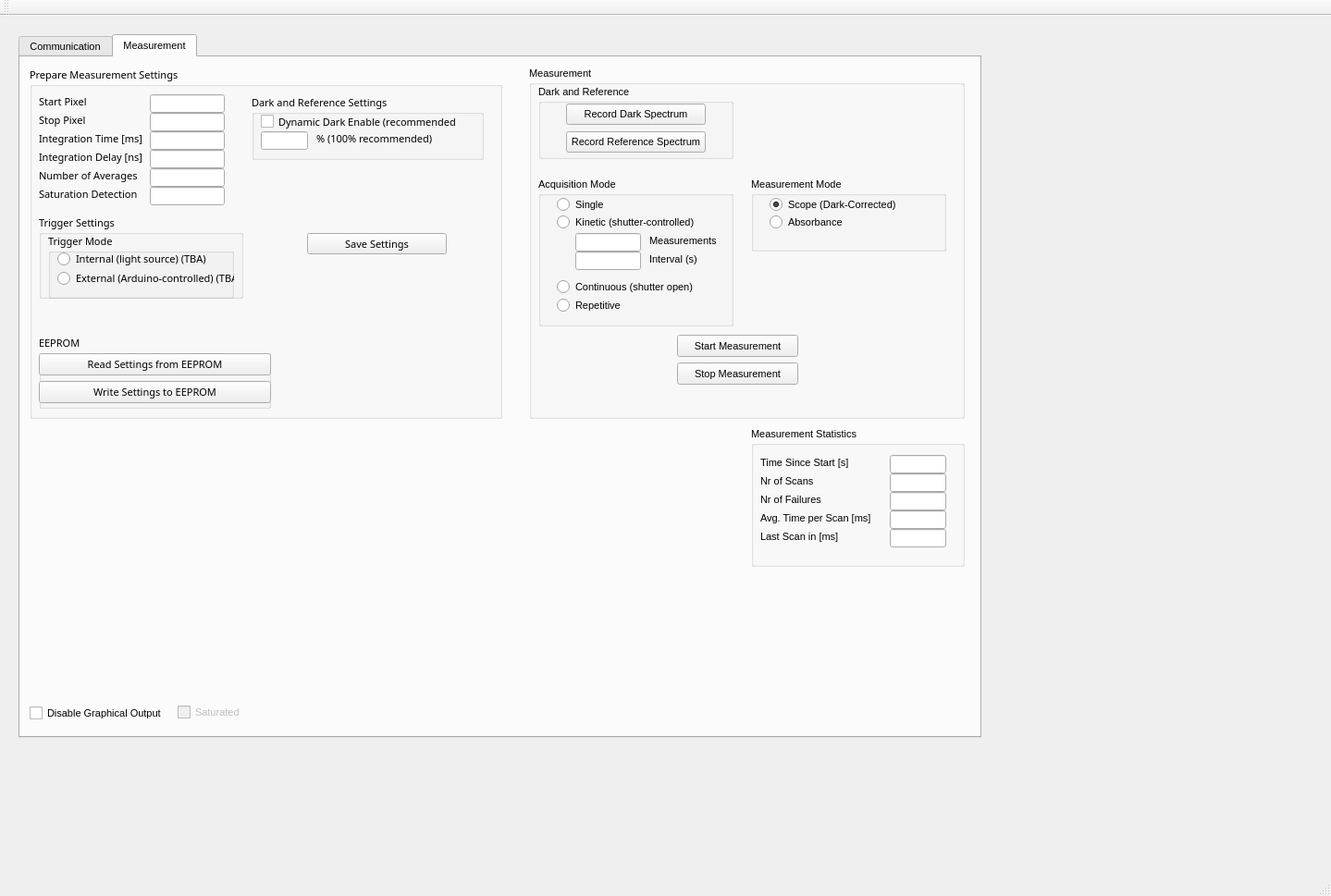
<?xml version="1.0" encoding="UTF-8"?>
<ui version="4.0">
 <class>QtdemoClass</class>
 <widget class="QMainWindow" name="QtdemoClass">
  <property name="geometry">
   <rect>
    <x>0</x>
    <y>0</y>
    <width>1439</width>
    <height>969</height>
   </rect>
  </property>
  <property name="font">
   <font>
    <pointsize>8</pointsize>
   </font>
  </property>
  <property name="windowTitle">
   <string>Qtdemo</string>
  </property>
  <widget class="QWidget" name="centralWidget">
   <widget class="QTabWidget" name="tabWidget">
    <property name="geometry">
     <rect>
      <x>20</x>
      <y>20</y>
      <width>1041</width>
      <height>761</height>
     </rect>
    </property>
    <property name="currentIndex">
     <number>1</number>
    </property>
    <widget class="QWidget" name="CommunicationTab">
     <attribute name="title">
      <string>Communication</string>
     </attribute>
     <widget class="QGroupBox" name="groupBox_6">
      <property name="geometry">
       <rect>
        <x>20</x>
        <y>380</y>
        <width>241</width>
        <height>161</height>
       </rect>
      </property>
      <property name="title">
       <string>Selected Device Info</string>
      </property>
      <widget class="QLineEdit" name="DetectorEdt">
       <property name="geometry">
        <rect>
         <x>110</x>
         <y>20</y>
         <width>121</width>
         <height>20</height>
        </rect>
       </property>
      </widget>
      <widget class="QLineEdit" name="NrPixelsEdt">
       <property name="geometry">
        <rect>
         <x>110</x>
         <y>40</y>
         <width>121</width>
         <height>20</height>
        </rect>
       </property>
      </widget>
      <widget class="QLineEdit" name="FPGAVerEdt">
       <property name="geometry">
        <rect>
         <x>110</x>
         <y>60</y>
         <width>121</width>
         <height>20</height>
        </rect>
       </property>
      </widget>
      <widget class="QLineEdit" name="FirmwareVerEdt">
       <property name="geometry">
        <rect>
         <x>110</x>
         <y>80</y>
         <width>121</width>
         <height>20</height>
        </rect>
       </property>
      </widget>
      <widget class="QLineEdit" name="DLLVerEdt">
       <property name="geometry">
        <rect>
         <x>110</x>
         <y>100</y>
         <width>121</width>
         <height>20</height>
        </rect>
       </property>
      </widget>
      <widget class="QLabel" name="label_20">
       <property name="geometry">
        <rect>
         <x>10</x>
         <y>20</y>
         <width>121</width>
         <height>16</height>
        </rect>
       </property>
       <property name="text">
        <string>Detector</string>
       </property>
      </widget>
      <widget class="QLabel" name="label_21">
       <property name="geometry">
        <rect>
         <x>10</x>
         <y>40</y>
         <width>111</width>
         <height>16</height>
        </rect>
       </property>
       <property name="text">
        <string>Nr of Pixels</string>
       </property>
      </widget>
      <widget class="QLabel" name="label_22">
       <property name="geometry">
        <rect>
         <x>10</x>
         <y>60</y>
         <width>121</width>
         <height>16</height>
        </rect>
       </property>
       <property name="text">
        <string>FPGA Version</string>
       </property>
      </widget>
      <widget class="QLabel" name="label_23">
       <property name="geometry">
        <rect>
         <x>10</x>
         <y>80</y>
         <width>121</width>
         <height>16</height>
        </rect>
       </property>
       <property name="text">
        <string>Firmware Version</string>
       </property>
      </widget>
      <widget class="QLabel" name="label_24">
       <property name="geometry">
        <rect>
         <x>10</x>
         <y>100</y>
         <width>121</width>
         <height>16</height>
        </rect>
       </property>
       <property name="text">
        <string>DLL Version</string>
       </property>
      </widget>
      <widget class="QLabel" name="label_44">
       <property name="geometry">
        <rect>
         <x>10</x>
         <y>120</y>
         <width>111</width>
         <height>16</height>
        </rect>
       </property>
       <property name="text">
        <string>Device Type</string>
       </property>
      </widget>
      <widget class="QLineEdit" name="DeviceTypeEdt">
       <property name="geometry">
        <rect>
         <x>110</x>
         <y>120</y>
         <width>121</width>
         <height>20</height>
        </rect>
       </property>
      </widget>
     </widget>
     <widget class="QPushButton" name="DeactivateBtn">
      <property name="geometry">
       <rect>
        <x>20</x>
        <y>340</y>
        <width>151</width>
        <height>24</height>
       </rect>
      </property>
      <property name="text">
       <string>Deactivate</string>
      </property>
     </widget>
     <widget class="QPushButton" name="ActivateBtn">
      <property name="geometry">
       <rect>
        <x>20</x>
        <y>310</y>
        <width>151</width>
        <height>24</height>
       </rect>
      </property>
      <property name="text">
       <string>Activate</string>
      </property>
     </widget>
     <widget class="QTableWidget" name="SpectrometerList">
      <property name="geometry">
       <rect>
        <x>20</x>
        <y>110</y>
        <width>821</width>
        <height>181</height>
       </rect>
      </property>
      <property name="rowCount">
       <number>5</number>
      </property>
      <property name="columnCount">
       <number>5</number>
      </property>
      <row/>
      <row/>
      <row/>
      <row/>
      <row/>
      <column>
       <property name="text">
        <string>SerialNr</string>
       </property>
      </column>
      <column>
       <property name="text">
        <string>Status</string>
       </property>
      </column>
      <column>
       <property name="text">
        <string>Spectrometer Port Number</string>
       </property>
      </column>
      <column>
       <property name="text">
        <string>Spectrometer IP Address</string>
       </property>
      </column>
      <column>
       <property name="text">
        <string>Connected to</string>
       </property>
      </column>
     </widget>
     <widget class="QPushButton" name="OpenCommBtn">
      <property name="geometry">
       <rect>
        <x>20</x>
        <y>10</y>
        <width>151</width>
        <height>24</height>
       </rect>
      </property>
      <property name="text">
       <string>Open Communication</string>
      </property>
     </widget>
     <widget class="QPushButton" name="UpdateListBtn">
      <property name="geometry">
       <rect>
        <x>20</x>
        <y>70</y>
        <width>151</width>
        <height>24</height>
       </rect>
      </property>
      <property name="text">
       <string>Update List</string>
      </property>
     </widget>
     <widget class="QGroupBox" name="groupBox_12">
      <property name="geometry">
       <rect>
        <x>190</x>
        <y>10</y>
        <width>121</width>
        <height>71</height>
       </rect>
      </property>
      <property name="title">
       <string>Connect</string>
      </property>
      <widget class="QRadioButton" name="ConnectUSBRBtn">
       <property name="geometry">
        <rect>
         <x>10</x>
         <y>20</y>
         <width>101</width>
         <height>17</height>
        </rect>
       </property>
       <property name="text">
        <string>USB</string>
       </property>
      </widget>
      <widget class="QRadioButton" name="ConnectEthernetRBtn">
       <property name="geometry">
        <rect>
         <x>10</x>
         <y>40</y>
         <width>101</width>
         <height>17</height>
        </rect>
       </property>
       <property name="text">
        <string>Ethernet</string>
       </property>
      </widget>
     </widget>
     <widget class="QPushButton" name="CloseCommBtn">
      <property name="geometry">
       <rect>
        <x>20</x>
        <y>40</y>
        <width>151</width>
        <height>24</height>
       </rect>
      </property>
      <property name="text">
       <string>Close Communication</string>
      </property>
     </widget>
     <widget class="QPushButton" name="DigitalIoBtn">
      <property name="geometry">
       <rect>
        <x>20</x>
        <y>560</y>
        <width>151</width>
        <height>24</height>
       </rect>
      </property>
      <property name="text">
       <string>Digital IO</string>
      </property>
     </widget>
     <widget class="QPushButton" name="AnalogIoBtn">
      <property name="geometry">
       <rect>
        <x>20</x>
        <y>590</y>
        <width>151</width>
        <height>24</height>
       </rect>
      </property>
      <property name="text">
       <string>Analog IO</string>
      </property>
     </widget>
     <widget class="QPushButton" name="ShowEepromBtn">
      <property name="geometry">
       <rect>
        <x>20</x>
        <y>650</y>
        <width>151</width>
        <height>24</height>
       </rect>
      </property>
      <property name="text">
       <string>Show EEPROM Params</string>
      </property>
     </widget>
     <widget class="QPushButton" name="ResetSpectrometerBtn">
      <property name="geometry">
       <rect>
        <x>20</x>
        <y>620</y>
        <width>151</width>
        <height>24</height>
       </rect>
      </property>
      <property name="text">
       <string>Reset Spectrometer</string>
      </property>
     </widget>
    </widget>
    <widget class="QWidget" name="MeasurementTab">
     <attribute name="title">
      <string>Measurement</string>
     </attribute>
     <widget class="QGroupBox" name="groupBox">
      <property name="geometry">
       <rect>
        <x>550</x>
        <y>10</y>
        <width>471</width>
        <height>381</height>
       </rect>
      </property>
      <property name="title">
       <string>Measurement</string>
      </property>
      <widget class="QPushButton" name="StartMeasBtn">
       <property name="geometry">
        <rect>
         <x>160</x>
         <y>290</y>
         <width>131</width>
         <height>24</height>
        </rect>
       </property>
       <property name="text">
        <string>Start Measurement</string>
       </property>
      </widget>
      <widget class="QPushButton" name="StopMeasBtn">
       <property name="geometry">
        <rect>
         <x>160</x>
         <y>320</y>
         <width>131</width>
         <height>24</height>
        </rect>
       </property>
       <property name="text">
        <string>Stop Measurement</string>
       </property>
      </widget>
      <widget class="QGroupBox" name="groupBox_13">
       <property name="geometry">
        <rect>
         <x>10</x>
         <y>120</y>
         <width>211</width>
         <height>161</height>
        </rect>
       </property>
       <property name="title">
        <string>Acquisition Mode</string>
       </property>
       <widget class="QRadioButton" name="FixedNrRBtn">
        <property name="geometry">
         <rect>
          <x>20</x>
          <y>40</y>
          <width>161</width>
          <height>17</height>
         </rect>
        </property>
        <property name="text">
         <string>Kinetic (shutter-controlled)</string>
        </property>
       </widget>
       <widget class="QRadioButton" name="ContinuousRBtn">
        <property name="geometry">
         <rect>
          <x>20</x>
          <y>110</y>
          <width>151</width>
          <height>17</height>
         </rect>
        </property>
        <property name="text">
         <string>Continuous (shutter open)</string>
        </property>
       </widget>
       <widget class="QRadioButton" name="RepetitiveRBtn">
        <property name="geometry">
         <rect>
          <x>20</x>
          <y>130</y>
          <width>111</width>
          <height>17</height>
         </rect>
        </property>
        <property name="text">
         <string>Repetitive</string>
        </property>
       </widget>
       <widget class="QLineEdit" name="NrMeasEdt">
        <property name="geometry">
         <rect>
          <x>40</x>
          <y>60</y>
          <width>71</width>
          <height>20</height>
         </rect>
        </property>
       </widget>
       <widget class="QRadioButton" name="SingleRBtn">
        <property name="geometry">
         <rect>
          <x>20</x>
          <y>20</y>
          <width>81</width>
          <height>18</height>
         </rect>
        </property>
        <property name="text">
         <string>Single</string>
        </property>
       </widget>
       <widget class="QLineEdit" name="Interval">
        <property name="geometry">
         <rect>
          <x>40</x>
          <y>80</y>
          <width>71</width>
          <height>20</height>
         </rect>
        </property>
       </widget>
       <widget class="QLabel" name="label_29">
        <property name="geometry">
         <rect>
          <x>120</x>
          <y>60</y>
          <width>81</width>
          <height>16</height>
         </rect>
        </property>
        <property name="text">
         <string>Measurements</string>
        </property>
       </widget>
       <widget class="QLabel" name="label_30">
        <property name="geometry">
         <rect>
          <x>120</x>
          <y>80</y>
          <width>81</width>
          <height>16</height>
         </rect>
        </property>
        <property name="text">
         <string>Interval (s)</string>
        </property>
       </widget>
      </widget>
      <widget class="QGroupBox" name="groupBox_5">
       <property name="geometry">
        <rect>
         <x>10</x>
         <y>20</y>
         <width>211</width>
         <height>80</height>
        </rect>
       </property>
       <property name="title">
        <string>Dark and Reference</string>
       </property>
       <widget class="QPushButton" name="DarkMeasBtn">
        <property name="geometry">
         <rect>
          <x>30</x>
          <y>20</y>
          <width>151</width>
          <height>23</height>
         </rect>
        </property>
        <property name="text">
         <string>Record Dark Spectrum</string>
        </property>
       </widget>
       <widget class="QPushButton" name="RefMeasBtn">
        <property name="geometry">
         <rect>
          <x>30</x>
          <y>50</y>
          <width>151</width>
          <height>23</height>
         </rect>
        </property>
        <property name="text">
         <string>Record Reference Spectrum</string>
        </property>
       </widget>
      </widget>
      <widget class="QGroupBox" name="groupBox_7">
       <property name="geometry">
        <rect>
         <x>240</x>
         <y>120</y>
         <width>211</width>
         <height>80</height>
        </rect>
       </property>
       <property name="title">
        <string>Measurement Mode</string>
       </property>
       <widget class="QRadioButton" name="Mode_Absorbance">
        <property name="geometry">
         <rect>
          <x>20</x>
          <y>40</y>
          <width>161</width>
          <height>17</height>
         </rect>
        </property>
        <property name="text">
         <string>Absorbance</string>
        </property>
        <attribute name="buttonGroup">
         <string notr="true">buttonGroup_2</string>
        </attribute>
       </widget>
       <widget class="QRadioButton" name="Mode_Scope">
        <property name="geometry">
         <rect>
          <x>20</x>
          <y>20</y>
          <width>151</width>
          <height>18</height>
         </rect>
        </property>
        <property name="text">
         <string>Scope (Dark-Corrected)</string>
        </property>
        <property name="checked">
         <bool>true</bool>
        </property>
        <attribute name="buttonGroup">
         <string notr="true">buttonGroup_2</string>
        </attribute>
       </widget>
      </widget>
     </widget>
     <widget class="QGroupBox" name="groupBox_8">
      <property name="geometry">
       <rect>
        <x>790</x>
        <y>400</y>
        <width>231</width>
        <height>151</height>
       </rect>
      </property>
      <property name="title">
       <string>Measurement Statistics</string>
      </property>
      <widget class="QLineEdit" name="TimeSinceStartEdt">
       <property name="geometry">
        <rect>
         <x>150</x>
         <y>30</y>
         <width>61</width>
         <height>20</height>
        </rect>
       </property>
      </widget>
      <widget class="QLineEdit" name="NrScansEdt">
       <property name="geometry">
        <rect>
         <x>150</x>
         <y>50</y>
         <width>61</width>
         <height>20</height>
        </rect>
       </property>
      </widget>
      <widget class="QLineEdit" name="NrFailuresEdt">
       <property name="geometry">
        <rect>
         <x>150</x>
         <y>70</y>
         <width>61</width>
         <height>20</height>
        </rect>
       </property>
      </widget>
      <widget class="QLineEdit" name="TimePerScanEdt">
       <property name="geometry">
        <rect>
         <x>150</x>
         <y>90</y>
         <width>61</width>
         <height>20</height>
        </rect>
       </property>
      </widget>
      <widget class="QLineEdit" name="LastScanEdt">
       <property name="geometry">
        <rect>
         <x>150</x>
         <y>110</y>
         <width>61</width>
         <height>20</height>
        </rect>
       </property>
      </widget>
      <widget class="QLabel" name="label_15">
       <property name="geometry">
        <rect>
         <x>10</x>
         <y>30</y>
         <width>111</width>
         <height>16</height>
        </rect>
       </property>
       <property name="text">
        <string>Time Since Start [s]</string>
       </property>
      </widget>
      <widget class="QLabel" name="label_16">
       <property name="geometry">
        <rect>
         <x>10</x>
         <y>50</y>
         <width>101</width>
         <height>16</height>
        </rect>
       </property>
       <property name="text">
        <string>Nr of Scans</string>
       </property>
      </widget>
      <widget class="QLabel" name="label_17">
       <property name="geometry">
        <rect>
         <x>10</x>
         <y>70</y>
         <width>91</width>
         <height>16</height>
        </rect>
       </property>
       <property name="text">
        <string>Nr of Failures</string>
       </property>
      </widget>
      <widget class="QLabel" name="label_18">
       <property name="geometry">
        <rect>
         <x>10</x>
         <y>90</y>
         <width>131</width>
         <height>16</height>
        </rect>
       </property>
       <property name="text">
        <string>Avg. Time per Scan [ms]</string>
       </property>
      </widget>
      <widget class="QLabel" name="label_19">
       <property name="geometry">
        <rect>
         <x>10</x>
         <y>110</y>
         <width>111</width>
         <height>16</height>
        </rect>
       </property>
       <property name="text">
        <string>Last Scan in [ms]</string>
       </property>
      </widget>
     </widget>
     <widget class="Plot" name="plot" native="true">
      <property name="geometry">
       <rect>
        <x>10</x>
        <y>400</y>
        <width>511</width>
        <height>291</height>
       </rect>
      </property>
     </widget>
     <widget class="QCheckBox" name="DisableGraphChk">
      <property name="geometry">
       <rect>
        <x>10</x>
        <y>700</y>
        <width>161</width>
        <height>19</height>
       </rect>
      </property>
      <property name="text">
       <string>Disable Graphical Output</string>
      </property>
     </widget>
     <widget class="QCheckBox" name="SaturatedChk">
      <property name="enabled">
       <bool>false</bool>
      </property>
      <property name="geometry">
       <rect>
        <x>170</x>
        <y>700</y>
        <width>81</width>
        <height>17</height>
       </rect>
      </property>
      <property name="text">
       <string>Saturated</string>
      </property>
      <property name="checkable">
       <bool>true</bool>
      </property>
     </widget>
     <widget class="QGroupBox" name="groupBox_2">
      <property name="geometry">
       <rect>
        <x>10</x>
        <y>10</y>
        <width>511</width>
        <height>381</height>
       </rect>
      </property>
      <property name="font">
       <font>
        <family>Sans Serif</family>
        <pointsize>8</pointsize>
       </font>
      </property>
      <property name="title">
       <string>Prepare Measurement Settings</string>
      </property>
      <widget class="QLineEdit" name="IntTimeEdt">
       <property name="geometry">
        <rect>
         <x>130</x>
         <y>70</y>
         <width>81</width>
         <height>20</height>
        </rect>
       </property>
      </widget>
      <widget class="QLineEdit" name="AvgEdt">
       <property name="geometry">
        <rect>
         <x>130</x>
         <y>110</y>
         <width>81</width>
         <height>20</height>
        </rect>
       </property>
      </widget>
      <widget class="QLabel" name="label">
       <property name="geometry">
        <rect>
         <x>10</x>
         <y>70</y>
         <width>121</width>
         <height>16</height>
        </rect>
       </property>
       <property name="text">
        <string>Integration Time [ms]</string>
       </property>
      </widget>
      <widget class="QLabel" name="label_2">
       <property name="geometry">
        <rect>
         <x>10</x>
         <y>110</y>
         <width>121</width>
         <height>16</height>
        </rect>
       </property>
       <property name="text">
        <string>Number of Averages</string>
       </property>
      </widget>
      <widget class="QLineEdit" name="StartPixelEdt">
       <property name="geometry">
        <rect>
         <x>130</x>
         <y>30</y>
         <width>81</width>
         <height>20</height>
        </rect>
       </property>
      </widget>
      <widget class="QLineEdit" name="StopPixelEdt">
       <property name="geometry">
        <rect>
         <x>130</x>
         <y>50</y>
         <width>81</width>
         <height>20</height>
        </rect>
       </property>
      </widget>
      <widget class="QLineEdit" name="IntDelayEdt">
       <property name="geometry">
        <rect>
         <x>130</x>
         <y>90</y>
         <width>81</width>
         <height>20</height>
        </rect>
       </property>
      </widget>
      <widget class="QLineEdit" name="SatDetEdt">
       <property name="geometry">
        <rect>
         <x>130</x>
         <y>130</y>
         <width>81</width>
         <height>20</height>
        </rect>
       </property>
      </widget>
      <widget class="QLabel" name="label_25">
       <property name="geometry">
        <rect>
         <x>10</x>
         <y>30</y>
         <width>91</width>
         <height>16</height>
        </rect>
       </property>
       <property name="text">
        <string>Start Pixel</string>
       </property>
      </widget>
      <widget class="QLabel" name="label_26">
       <property name="geometry">
        <rect>
         <x>10</x>
         <y>50</y>
         <width>81</width>
         <height>16</height>
        </rect>
       </property>
       <property name="font">
        <font>
         <family>Sans Serif</family>
         <pointsize>8</pointsize>
        </font>
       </property>
       <property name="text">
        <string>Stop Pixel</string>
       </property>
      </widget>
      <widget class="QLabel" name="label_27">
       <property name="geometry">
        <rect>
         <x>10</x>
         <y>90</y>
         <width>121</width>
         <height>16</height>
        </rect>
       </property>
       <property name="text">
        <string>Integration Delay [ns]</string>
       </property>
      </widget>
      <widget class="QLabel" name="label_28">
       <property name="geometry">
        <rect>
         <x>10</x>
         <y>130</y>
         <width>121</width>
         <height>16</height>
        </rect>
       </property>
       <property name="text">
        <string>Saturation Detection</string>
       </property>
      </widget>
      <widget class="QGroupBox" name="groupBox_3">
       <property name="geometry">
        <rect>
         <x>10</x>
         <y>160</y>
         <width>221</width>
         <height>91</height>
        </rect>
       </property>
       <property name="font">
        <font>
         <family>Sans Serif</family>
         <pointsize>8</pointsize>
        </font>
       </property>
       <property name="title">
        <string>Trigger Settings</string>
       </property>
       <widget class="QGroupBox" name="groupBox_9">
        <property name="geometry">
         <rect>
          <x>10</x>
          <y>20</y>
          <width>201</width>
          <height>71</height>
         </rect>
        </property>
        <property name="title">
         <string>Trigger Mode</string>
        </property>
        <widget class="QRadioButton" name="ExternalTriggerBtn">
         <property name="geometry">
          <rect>
           <x>10</x>
           <y>40</y>
           <width>191</width>
           <height>18</height>
          </rect>
         </property>
         <property name="text">
          <string>External (Arduino-controlled) (TBA)</string>
         </property>
         <attribute name="buttonGroup">
          <string notr="true">buttonGroup</string>
         </attribute>
        </widget>
        <widget class="QRadioButton" name="InternalTriggerBtn">
         <property name="geometry">
          <rect>
           <x>10</x>
           <y>20</y>
           <width>161</width>
           <height>16</height>
          </rect>
         </property>
         <property name="text">
          <string>Internal (light source) (TBA)</string>
         </property>
         <attribute name="buttonGroup">
          <string notr="true">buttonGroup</string>
         </attribute>
        </widget>
       </widget>
      </widget>
      <widget class="QPushButton" name="SettingsBtn">
       <property name="geometry">
        <rect>
         <x>300</x>
         <y>180</y>
         <width>151</width>
         <height>23</height>
        </rect>
       </property>
       <property name="text">
        <string>Save Settings</string>
       </property>
      </widget>
      <widget class="QGroupBox" name="groupBox_5_EEPROM">
       <property name="geometry">
        <rect>
         <x>10</x>
         <y>290</y>
         <width>251</width>
         <height>80</height>
        </rect>
       </property>
       <property name="title">
        <string>EEPROM</string>
       </property>
       <widget class="QPushButton" name="ReadEepromBtn">
        <property name="geometry">
         <rect>
          <x>0</x>
          <y>20</y>
          <width>251</width>
          <height>24</height>
         </rect>
        </property>
        <property name="text">
         <string>Read Settings from EEPROM</string>
        </property>
       </widget>
       <widget class="QPushButton" name="WriteEepromBtn">
        <property name="geometry">
         <rect>
          <x>0</x>
          <y>50</y>
          <width>251</width>
          <height>24</height>
         </rect>
        </property>
        <property name="text">
         <string>Write Settings to EEPROM</string>
        </property>
       </widget>
      </widget>
      <widget class="QGroupBox" name="groupBox_4">
       <property name="geometry">
        <rect>
         <x>240</x>
         <y>30</y>
         <width>251</width>
         <height>71</height>
        </rect>
       </property>
       <property name="title">
        <string>Dark and Reference Settings</string>
       </property>
       <widget class="QCheckBox" name="DarkCorrChk">
        <property name="geometry">
         <rect>
          <x>10</x>
          <y>20</y>
          <width>211</width>
          <height>19</height>
         </rect>
        </property>
        <property name="text">
         <string>Dynamic Dark Enable (recommended)</string>
        </property>
       </widget>
       <widget class="QLineEdit" name="DarkCorrPercEdt">
        <property name="geometry">
         <rect>
          <x>10</x>
          <y>40</y>
          <width>51</width>
          <height>20</height>
         </rect>
        </property>
       </widget>
       <widget class="QLabel" name="label_7">
        <property name="geometry">
         <rect>
          <x>70</x>
          <y>40</y>
          <width>141</width>
          <height>16</height>
         </rect>
        </property>
        <property name="text">
         <string>% (100% recommended)</string>
        </property>
       </widget>
      </widget>
     </widget>
    </widget>
   </widget>
  </widget>
  <widget class="QMenuBar" name="menuBar">
   <property name="geometry">
    <rect>
     <x>0</x>
     <y>0</y>
     <width>1439</width>
     <height>21</height>
    </rect>
   </property>
  </widget>
  <widget class="QToolBar" name="mainToolBar">
   <attribute name="toolBarArea">
    <enum>TopToolBarArea</enum>
   </attribute>
   <attribute name="toolBarBreak">
    <bool>false</bool>
   </attribute>
  </widget>
  <widget class="QStatusBar" name="statusBar">
   <property name="sizeGripEnabled">
    <bool>true</bool>
   </property>
  </widget>
 </widget>
 <layoutdefault spacing="6" margin="11"/>
 <customwidgets>
  <customwidget>
   <class>Plot</class>
   <extends>QWidget</extends>
   <header>plot</header>
   <container>1</container>
  </customwidget>
 </customwidgets>
 <tabstops>
  <tabstop>OpenCommBtn</tabstop>
  <tabstop>CloseCommBtn</tabstop>
  <tabstop>UpdateListBtn</tabstop>
  <tabstop>SpectrometerList</tabstop>
  <tabstop>ConnectUSBRBtn</tabstop>
  <tabstop>ConnectEthernetRBtn</tabstop>
  <tabstop>ActivateBtn</tabstop>
  <tabstop>DeactivateBtn</tabstop>
  <tabstop>DetectorEdt</tabstop>
  <tabstop>NrPixelsEdt</tabstop>
  <tabstop>FPGAVerEdt</tabstop>
  <tabstop>FirmwareVerEdt</tabstop>
  <tabstop>DLLVerEdt</tabstop>
  <tabstop>StartPixelEdt</tabstop>
  <tabstop>StopPixelEdt</tabstop>
  <tabstop>IntDelayEdt</tabstop>
  <tabstop>IntTimeEdt</tabstop>
  <tabstop>AvgEdt</tabstop>
  <tabstop>SatDetEdt</tabstop>
  <tabstop>DarkCorrChk</tabstop>
  <tabstop>DarkCorrPercEdt</tabstop>
  <tabstop>StartMeasBtn</tabstop>
  <tabstop>StopMeasBtn</tabstop>
  <tabstop>TimeSinceStartEdt</tabstop>
  <tabstop>NrScansEdt</tabstop>
  <tabstop>NrFailuresEdt</tabstop>
  <tabstop>TimePerScanEdt</tabstop>
  <tabstop>LastScanEdt</tabstop>
  <tabstop>DisableGraphChk</tabstop>
  <tabstop>SaturatedChk</tabstop>
  <tabstop>tabWidget</tabstop>
 </tabstops>
 <resources/>
 <connections/>
 <buttongroups>
  <buttongroup name="buttonGroup"/>
  <buttongroup name="buttonGroup_2"/>
 </buttongroups>
</ui>
